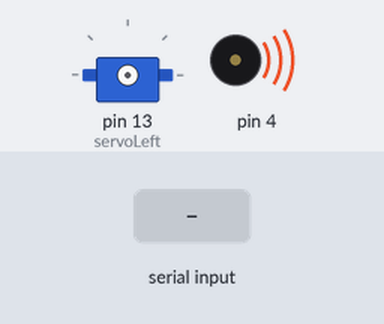
Bench run of a sketch on a simulated Arduino Uno, built with avr-gcc and run on an emulated ATmega328P. Parts: servo, buzzer (waves = sounding). Inputs (shaded band) come from the test bench. What the sketch prints to the serial monitor is not drawn.

Above: at 0.1 s.
At 2.2 s:
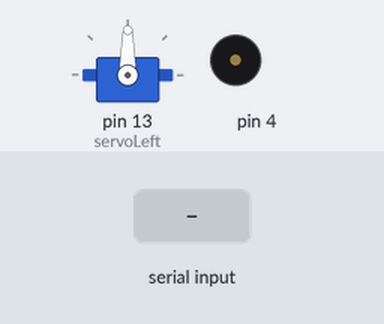
2.3 s: byte 30 received over Serial
At 2.7 s:
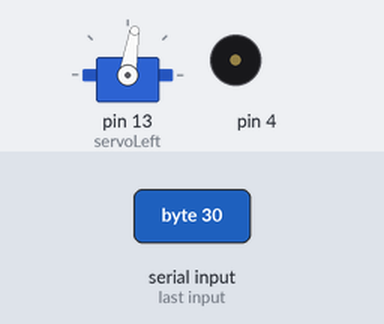
Timing chart, 0 to 9.8 s (numbered marks = the images above; inputs shaded):
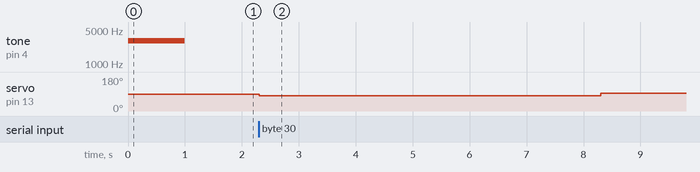

The sketch:

testservospeed.ino
```cpp
/*
    Robotics with the BOE Shield – TestServoSpeed
 Send a character from the Serial Monitor to the Arduino to make it run the
 left servo for 6 seconds. Starts with 1375 us pulses and increases by
 25 us with each repetition, up to 1625 us. This sketch is useful for
 graphing speed vs. pulse width.
    http://learn.parallax.com/node/208
*/

#include <Servo.h>

Servo servoLeft;
Servo servoRight;

void setup()
{
  tone(4, 3000, 1000);
  delay(1000);

  Serial.begin(9600);
  servoLeft.attach(13);
}

void loop()
{
  // Loop counts with pulseWidth from 1375 to 1625 in increments of 25.
  for(int pulseWidth = 1375; pulseWidth <= 1625; pulseWidth += 25)
  {
    Serial.print("pulseWidth = ");
    Serial.println(pulseWidth);
    Serial.println("Press a key and click");
    Serial.println("Send to start servo...");

    Serial.println(Serial.available());

    /*
     * The C language allows the while loop to use an
     * empty code block, in this case to wait there until
     * it receives a character.  When you type a character
     * into the Serial Monitor, Serial.available returns 1
     * instead of 0, so the while loop lets the sketch move
     * on to the next statement.
     */
    while(Serial.available() == 0); //wait for character

    Serial.println(Serial.available());
    char x = Serial.read(); // clears character
    Serial.println(x);
    Serial.println(Serial.available());

    Serial.println("Running...");
    servoLeft.writeMicroseconds(pulseWidth); // pin 13 servo speed = pulse
    delay(6000);
    servoLeft.writeMicroseconds(1500); // pin 13 servo speed = stop
  }
}
```

Measured:
- after the input at 2.3 s, servo on pin 13 (servoLeft): 90° → 81° at once, → 93° 6.0 s later
